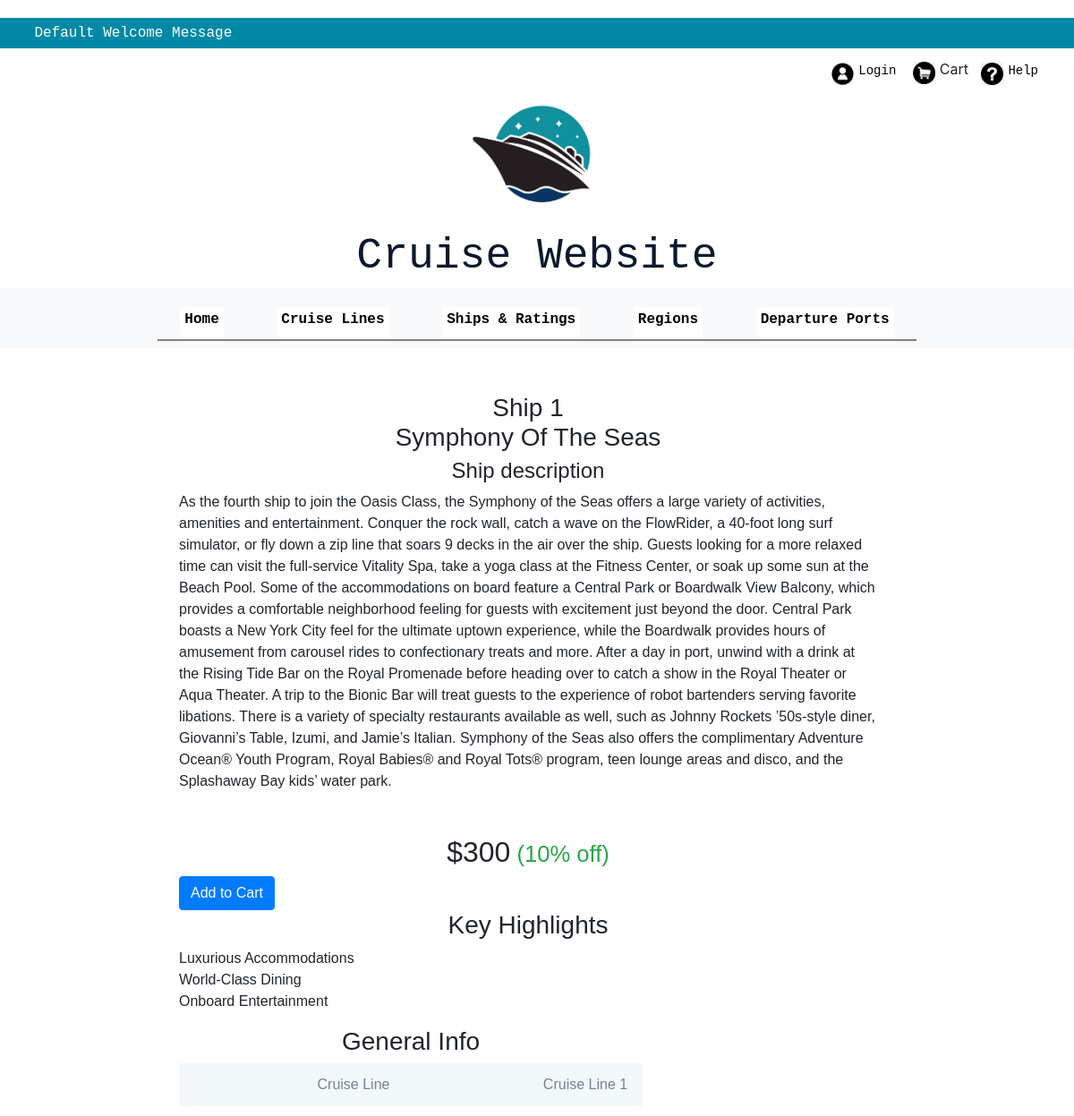
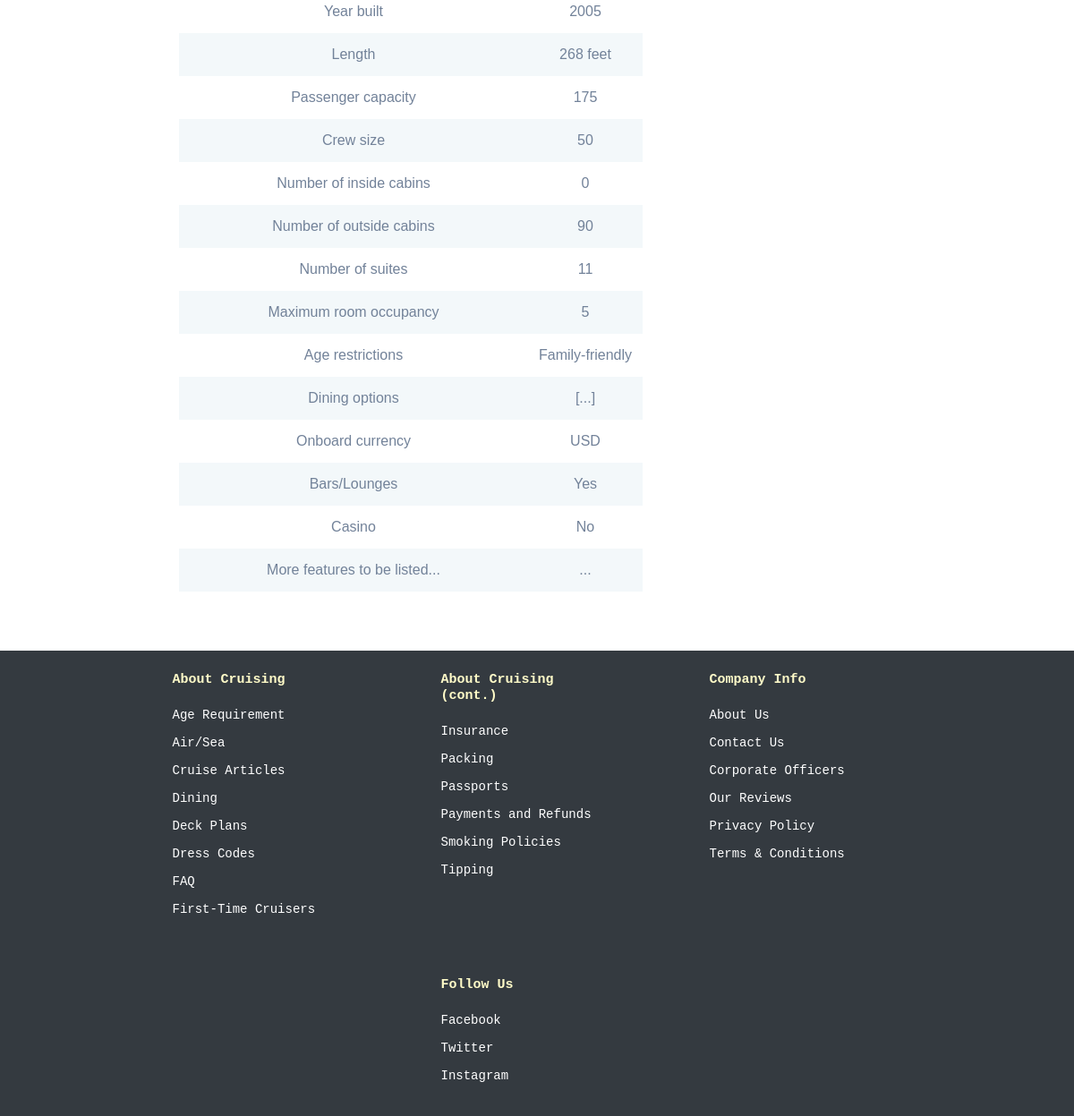
Page /product/1 on the committed database (2 pictures, top to bottom).
### models.py (models this page shows)
class Product(db.Model):
    __tablename__ = 'product'
    product_id = db.Column(db.Integer(), primary_key=True, autoincrement=True)
    product_name = db.Column(db.Text())
    product_booking_number = db.Column(db.Integer())
    product_cruise_line = db.Column(db.Text())
    product_price = db.Column(db.Text())
    product_year_built = db.Column(db.Text())
    product_length = db.Column(db.Text())
    product_number_of_nights = db.Column(db.Text())
    product_capacity = db.Column(db.Text())
    product_port = db.Column(db.Text())
    product_description = db.Column(db.Text())
    product_tonnage = db.Column(db.Text())
    product_currency = db.Column(db.Text())
    product_casino = db.Column(db.Text())
    product_bar = db.Column(db.Text())
    product_number_of_inside_cabins = db.Column(db.Text())
    product_number_of_outside_cabins = db.Column(db.Text())
    product_number_of_suites = db.Column(db.Text())
    product_crew_size = db.Column(db.Text())
    product_region = db.Column(db.Text())
    product_rating = db.Column(db.Text())

### app.py (the view)
@app.route('/product/<int:id>')  # set the value being passed as int or else index will not work!
def product(id):  # purposely available while not loggedin
    allproducts = Product.query.all()
    index = id - 1  # -1 to properly reference database
    return render_template('product.html', allproducts=allproducts, index=index)

### templates/product.html (shortened to what this page needs)
{% extends "base.html" %}
{% block content %}
<link rel="stylesheet" type="text/css" href="/static/CSS/product.css">
<div class="container">
    <div class="card">
        <div class="card-body">
            <h3 class="card-title">Ship {{ index + 1 }}<br>{{ allproducts[index].product_name}}</h3>
            <div class="row">
                <div class="description">
                    <h4 class="title">Ship description</h4>
                    <p>
                    {{ allproducts[index].product_description }}
                    </p>
                    <h2 class="mt-5">
                        ${{ allproducts[index].product_price}}<small class="text-success">  (10% off)</small>
                    </h2>
                    <a href="/add_to_cart/{{ index + 1 }}">
                    <button class="btn btn-primary btn-rounded">Add to Cart</button>
                    </a>
                    <h3 class="title">Key Highlights</h3>
                    <ul class="list-unstyled">
                        <li>Luxurious Accommodations</li>
                        <li>World-Class Dining</li>
                        <li>Onboard Entertainment</li>
                    </ul>
                </div>
                <div class="table-general-info">
                    <h3 class="title">General Info</h3>
                    <div class="table-responsive">
                        <table class="table table-striped table-product">
                            <tbody>
                                <tr>
                                    <td width="390">Cruise Line</td>
                                    <td>Cruise Line 1</td>
                                </tr>
                                <tr>
                                    <td>Year built</td>
                                    <td>2005</td>
                                </tr>
                                <tr>
                                    <td>Length</td>
                                    <td>268 feet</td>
                                </tr>
                                <tr>
                                    <td>Passenger capacity</td>
                                    <td>175</td>
                                </tr>
                                <tr>
                                    <td>Crew size</td>
                                    <td>50</td>
                                </tr>
                                <tr>
                                    <td>Number of inside cabins</td>
                                    <td>0</td>
                                </tr>
                                <tr>
                                    <td>Number of outside cabins</td>
                                    <td>90</td>
                                </tr>
                                <tr>
                                    <td>Number of suites</td>
                                    <td>11</td>
                                </tr>
                                <tr>
                                    <td>Maximum room occupancy</td>
                                    <td>5</td>
                                </tr>
                                <tr>
                                    <td>Age restrictions</td>
                                    <td>Family-friendly</td>
                                </tr>
                                <tr>
                                    <td>Dining options</td>
                                    <td>[...]</td>
                                </tr>
                                <tr>
                                    <td>Onboard currency</td>
                                    <td>USD</td>
                                </tr>
                                <tr>
                                    <td>Bars/Lounges</td>
                                    <td>Yes</td>
                                </tr>
                                <tr>
                                    <td>Casino</td>
                                    <td>No</td>
                                </tr>
                                <tr>
                                    <td>More features to be listed...</td>
                                    <td>...</td>
                                </tr>
                            </tbody>
                        </table>
                    </div>
                </div>
            </div>
        </div>
    </div>
</div>
{% endblock %}

### static/CSS/base.css (style rules this page uses)
body { margin: 0; padding: 0; }

### static/CSS/product.css (style rules this page uses)
.container { width: 900px; margin: 0 auto; font-family: sans-serif; }
body { margin-top:20px; }
.card { width: 790px; margin: 30px; }
.title { text-align:center; }
.list-unstyled { text-align: start; }
.table-responsive { text-align: start; }
.card { position: relative; display: flex; flex-direction: column; min-width: 0; word-wrap: break-word; text-align: center; background-color: #fff; background-clip: border-box; border: 0 solid transparent; border-radius: 0; }
.table-product.table-striped tbody tr:nth-of-type(odd) { background-color: #f3f8fa!important; text-align: center; }
.description { text-align: start; }
.table-product td { border-top: 0px solid #dee2e6 !important; text-align: center; color: #728299!important; }
.mt-5 { text-align: center; }

### rows in the picture
Product: product_name "Symphony Of The Seas", product_description "As the fourth ship to join the Oasis Class, the Symphony of the Seas offers a large variety of activities, amenities and entertainment. Conquer the rock wall, catch a wave on the FlowRider, a 40-foot long surf simulator, or fly down a zip line that soars 9 decks in the air over the ship. Guests looking for a more relaxed time can visit the full-service Vitality Spa, take a yoga class at the Fitness Center, or soak up some sun at the Beach Pool. Some of the accommodations on board feature a Central Park or Boardwalk View Balcony, which provides a comfortable neighborhood feeling for guests with excitement just beyond the door. Central Park boasts a New York City feel for the ultimate uptown…", product_price "300"

### other values in the picture
{{ index + 1 }} "1"
